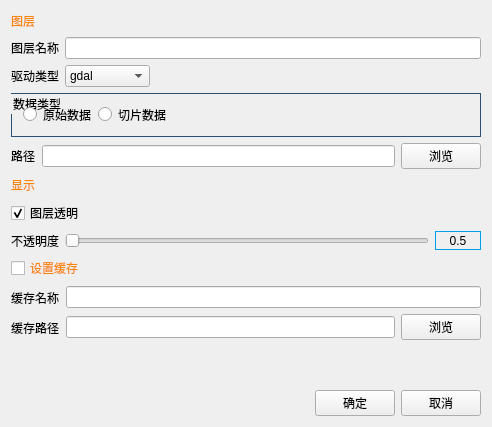
<?xml version="1.0" encoding="UTF-8"?>
<ui version="4.0">
 <class>CImageLayerDialog</class>
 <widget class="QWidget" name="CImageLayerDialog">
  <property name="geometry">
   <rect>
    <x>0</x>
    <y>0</y>
    <width>492</width>
    <height>427</height>
   </rect>
  </property>
  <property name="windowTitle">
   <string>CImageLayerDialog</string>
  </property>
  <layout class="QVBoxLayout" name="verticalLayout_6">
   <item>
    <layout class="QHBoxLayout" name="horizontalLayout">
     <item>
      <widget class="QLabel" name="label_layer">
       <property name="styleSheet">
        <string notr="true">color: rgb(249, 133, 0);</string>
       </property>
       <property name="text">
        <string>图层</string>
       </property>
      </widget>
     </item>
     <item>
      <spacer name="horizontalSpacer">
       <property name="orientation">
        <enum>Qt::Horizontal</enum>
       </property>
       <property name="sizeHint" stdset="0">
        <size>
         <width>40</width>
         <height>20</height>
        </size>
       </property>
      </spacer>
     </item>
    </layout>
   </item>
   <item>
    <layout class="QHBoxLayout" name="horizontalLayout_11">
     <item>
      <layout class="QVBoxLayout" name="verticalLayout_2">
       <item>
        <widget class="QLabel" name="label_layerName">
         <property name="text">
          <string>图层名称</string>
         </property>
        </widget>
       </item>
       <item>
        <widget class="QLabel" name="label_dirveType">
         <property name="text">
          <string>驱动类型</string>
         </property>
        </widget>
       </item>
      </layout>
     </item>
     <item>
      <layout class="QVBoxLayout" name="verticalLayout_3">
       <item>
        <widget class="QLineEdit" name="lineEdit_layerName"/>
       </item>
       <item>
        <layout class="QHBoxLayout" name="horizontalLayout_2">
         <item>
          <widget class="QComboBox" name="comboBox_driveType">
           <property name="sizePolicy">
            <sizepolicy hsizetype="Maximum" vsizetype="Fixed">
             <horstretch>0</horstretch>
             <verstretch>0</verstretch>
            </sizepolicy>
           </property>
           <property name="minimumSize">
            <size>
             <width>80</width>
             <height>0</height>
            </size>
           </property>
           <item>
            <property name="text">
             <string>gdal</string>
            </property>
           </item>
           <item>
            <property name="text">
             <string>flatgis</string>
            </property>
           </item>
           <item>
            <property name="text">
             <string>agglite</string>
            </property>
           </item>
           <item>
            <property name="text">
             <string>agglitesx</string>
            </property>
           </item>
           <item>
            <property name="text">
             <string>arcgis</string>
            </property>
           </item>
           <item>
            <property name="text">
             <string>bgc</string>
            </property>
           </item>
           <item>
            <property name="text">
             <string>colorramp</string>
            </property>
           </item>
           <item>
            <property name="text">
             <string>debug</string>
            </property>
           </item>
           <item>
            <property name="text">
             <string>google</string>
            </property>
           </item>
           <item>
            <property name="text">
             <string>landuse</string>
            </property>
           </item>
           <item>
            <property name="text">
             <string>mbtiles</string>
            </property>
           </item>
           <item>
            <property name="text">
             <string>osg</string>
            </property>
           </item>
           <item>
            <property name="text">
             <string>skyview</string>
            </property>
           </item>
           <item>
            <property name="text">
             <string>tdt</string>
            </property>
           </item>
           <item>
            <property name="text">
             <string>tilecache</string>
            </property>
           </item>
           <item>
            <property name="text">
             <string>tms</string>
            </property>
           </item>
           <item>
            <property name="text">
             <string>vpb</string>
            </property>
           </item>
           <item>
            <property name="text">
             <string>wms</string>
            </property>
           </item>
           <item>
            <property name="text">
             <string>xyz</string>
            </property>
           </item>
          </widget>
         </item>
         <item>
          <spacer name="horizontalSpacer_8">
           <property name="orientation">
            <enum>Qt::Horizontal</enum>
           </property>
           <property name="sizeHint" stdset="0">
            <size>
             <width>40</width>
             <height>20</height>
            </size>
           </property>
          </spacer>
         </item>
        </layout>
       </item>
      </layout>
     </item>
    </layout>
   </item>
   <item>
    <layout class="QHBoxLayout" name="horizontalLayout_5">
     <item>
      <widget class="QStackedWidget" name="stackedWidget">
       <property name="styleSheet">
        <string notr="true">border:none;</string>
       </property>
       <property name="currentIndex">
        <number>1</number>
       </property>
       <widget class="QWidget" name="page">
        <layout class="QHBoxLayout" name="horizontalLayout_4">
         <property name="spacing">
          <number>0</number>
         </property>
         <property name="margin">
          <number>0</number>
         </property>
         <item>
          <widget class="QGroupBox" name="groupBox">
           <property name="sizePolicy">
            <sizepolicy hsizetype="Preferred" vsizetype="Expanding">
             <horstretch>0</horstretch>
             <verstretch>0</verstretch>
            </sizepolicy>
           </property>
           <property name="styleSheet">
            <string notr="true">border:1px solid rgb(44,80,114);</string>
           </property>
           <property name="title">
            <string>图层类型</string>
           </property>
           <layout class="QHBoxLayout" name="horizontalLayout_16">
            <item>
             <widget class="QRadioButton" name="radioButton_Image">
              <property name="styleSheet">
               <string notr="true">border:none;</string>
              </property>
              <property name="text">
               <string>影像</string>
              </property>
              <property name="checked">
               <bool>true</bool>
              </property>
             </widget>
            </item>
            <item>
             <widget class="QRadioButton" name="radioButton_Ele">
              <property name="styleSheet">
               <string notr="true">border:none;</string>
              </property>
              <property name="text">
               <string>高程</string>
              </property>
             </widget>
            </item>
            <item>
             <spacer name="horizontalSpacer_2">
              <property name="orientation">
               <enum>Qt::Horizontal</enum>
              </property>
              <property name="sizeHint" stdset="0">
               <size>
                <width>40</width>
                <height>20</height>
               </size>
              </property>
             </spacer>
            </item>
           </layout>
          </widget>
         </item>
        </layout>
       </widget>
       <widget class="QWidget" name="page_2">
        <layout class="QHBoxLayout" name="horizontalLayout_14">
         <property name="margin">
          <number>0</number>
         </property>
         <item>
          <widget class="QGroupBox" name="groupBox_2">
           <property name="styleSheet">
            <string notr="true">border:1px solid rgb(44,80,114);</string>
           </property>
           <property name="title">
            <string>数据类型</string>
           </property>
           <layout class="QHBoxLayout" name="horizontalLayout_15">
            <item>
             <widget class="QRadioButton" name="radioBtn_singleData">
              <property name="styleSheet">
               <string notr="true">border:none;</string>
              </property>
              <property name="text">
               <string>原始数据</string>
              </property>
              <property name="checked">
               <bool>false</bool>
              </property>
             </widget>
            </item>
            <item>
             <widget class="QRadioButton" name="radioBtn_sliceData">
              <property name="styleSheet">
               <string notr="true">border:none;</string>
              </property>
              <property name="text">
               <string>切片数据</string>
              </property>
             </widget>
            </item>
            <item>
             <spacer name="horizontalSpacer_3">
              <property name="orientation">
               <enum>Qt::Horizontal</enum>
              </property>
              <property name="sizeHint" stdset="0">
               <size>
                <width>40</width>
                <height>20</height>
               </size>
              </property>
             </spacer>
            </item>
           </layout>
          </widget>
         </item>
        </layout>
       </widget>
      </widget>
     </item>
    </layout>
   </item>
   <item>
    <layout class="QHBoxLayout" name="horizontalLayout_6">
     <item>
      <widget class="QLabel" name="label_path">
       <property name="text">
        <string>路径</string>
       </property>
      </widget>
     </item>
     <item>
      <widget class="QLineEdit" name="lineEdit_path"/>
     </item>
     <item>
      <widget class="QPushButton" name="btn_find_path">
       <property name="text">
        <string>浏览</string>
       </property>
      </widget>
     </item>
    </layout>
   </item>
   <item>
    <layout class="QHBoxLayout" name="horizontalLayout_7">
     <property name="spacing">
      <number>6</number>
     </property>
     <property name="leftMargin">
      <number>0</number>
     </property>
     <item>
      <widget class="QLabel" name="label_display">
       <property name="styleSheet">
        <string notr="true">color: rgb(249, 133, 0);</string>
       </property>
       <property name="text">
        <string>显示</string>
       </property>
      </widget>
     </item>
     <item>
      <spacer name="horizontalSpacer_4">
       <property name="orientation">
        <enum>Qt::Horizontal</enum>
       </property>
       <property name="sizeHint" stdset="0">
        <size>
         <width>40</width>
         <height>20</height>
        </size>
       </property>
      </spacer>
     </item>
    </layout>
   </item>
   <item>
    <layout class="QHBoxLayout" name="horizontalLayout_8">
     <property name="spacing">
      <number>6</number>
     </property>
     <item>
      <widget class="QCheckBox" name="checkBox_opacityLayer">
       <property name="text">
        <string>图层透明</string>
       </property>
       <property name="checked">
        <bool>true</bool>
       </property>
      </widget>
     </item>
     <item>
      <spacer name="horizontalSpacer_5">
       <property name="orientation">
        <enum>Qt::Horizontal</enum>
       </property>
       <property name="sizeHint" stdset="0">
        <size>
         <width>40</width>
         <height>20</height>
        </size>
       </property>
      </spacer>
     </item>
    </layout>
   </item>
   <item>
    <layout class="QHBoxLayout" name="horizontalLayout_9">
     <property name="spacing">
      <number>6</number>
     </property>
     <item>
      <widget class="QLabel" name="label_opacityDegree">
       <property name="text">
        <string>不透明度</string>
       </property>
      </widget>
     </item>
     <item>
      <widget class="QSlider" name="hSlider_opacityDegree">
       <property name="orientation">
        <enum>Qt::Horizontal</enum>
       </property>
      </widget>
     </item>
     <item>
      <widget class="QLabel" name="label_opacityDegreeData">
       <property name="minimumSize">
        <size>
         <width>46</width>
         <height>19</height>
        </size>
       </property>
       <property name="styleSheet">
        <string notr="true">border: 1px solid rgb(0,160,234);</string>
       </property>
       <property name="text">
        <string>0.5</string>
       </property>
       <property name="alignment">
        <set>Qt::AlignCenter</set>
       </property>
      </widget>
     </item>
    </layout>
   </item>
   <item>
    <layout class="QHBoxLayout" name="horizontalLayout_10">
     <item>
      <widget class="QCheckBox" name="checkBox_cache">
       <property name="styleSheet">
        <string notr="true">color: rgb(249, 133, 0);</string>
       </property>
       <property name="text">
        <string>设置缓存</string>
       </property>
      </widget>
     </item>
     <item>
      <spacer name="horizontalSpacer_6">
       <property name="orientation">
        <enum>Qt::Horizontal</enum>
       </property>
       <property name="sizeHint" stdset="0">
        <size>
         <width>40</width>
         <height>20</height>
        </size>
       </property>
      </spacer>
     </item>
    </layout>
   </item>
   <item>
    <layout class="QHBoxLayout" name="horizontalLayout_3">
     <item>
      <layout class="QVBoxLayout" name="verticalLayout_4">
       <item>
        <widget class="QLabel" name="label_cacheName">
         <property name="text">
          <string>缓存名称</string>
         </property>
        </widget>
       </item>
       <item>
        <widget class="QLabel" name="label_cachePath">
         <property name="text">
          <string>缓存路径</string>
         </property>
        </widget>
       </item>
      </layout>
     </item>
     <item>
      <layout class="QVBoxLayout" name="verticalLayout_5">
       <item>
        <widget class="QLineEdit" name="lineEdit_cacheName"/>
       </item>
       <item>
        <layout class="QHBoxLayout" name="horizontalLayout_12">
         <item>
          <widget class="QLineEdit" name="lineEdit_cachePath"/>
         </item>
         <item>
          <widget class="QPushButton" name="btn_find_cachePath">
           <property name="text">
            <string>浏览</string>
           </property>
          </widget>
         </item>
        </layout>
       </item>
      </layout>
     </item>
    </layout>
   </item>
   <item>
    <spacer name="verticalSpacer">
     <property name="orientation">
      <enum>Qt::Vertical</enum>
     </property>
     <property name="sizeHint" stdset="0">
      <size>
       <width>20</width>
       <height>40</height>
      </size>
     </property>
    </spacer>
   </item>
   <item>
    <layout class="QVBoxLayout" name="verticalLayout">
     <item>
      <layout class="QHBoxLayout" name="horizontalLayout_13">
       <item>
        <spacer name="horizontalSpacer_7">
         <property name="orientation">
          <enum>Qt::Horizontal</enum>
         </property>
         <property name="sizeHint" stdset="0">
          <size>
           <width>40</width>
           <height>20</height>
          </size>
         </property>
        </spacer>
       </item>
       <item>
        <widget class="QPushButton" name="btn_ok">
         <property name="text">
          <string>确定</string>
         </property>
        </widget>
       </item>
       <item>
        <widget class="QPushButton" name="btn_cancel">
         <property name="text">
          <string>取消</string>
         </property>
        </widget>
       </item>
      </layout>
     </item>
    </layout>
   </item>
  </layout>
 </widget>
 <layoutdefault spacing="6" margin="11"/>
 <resources>
  <include location="../resource/images.qrc"/>
 </resources>
 <connections/>
</ui>
